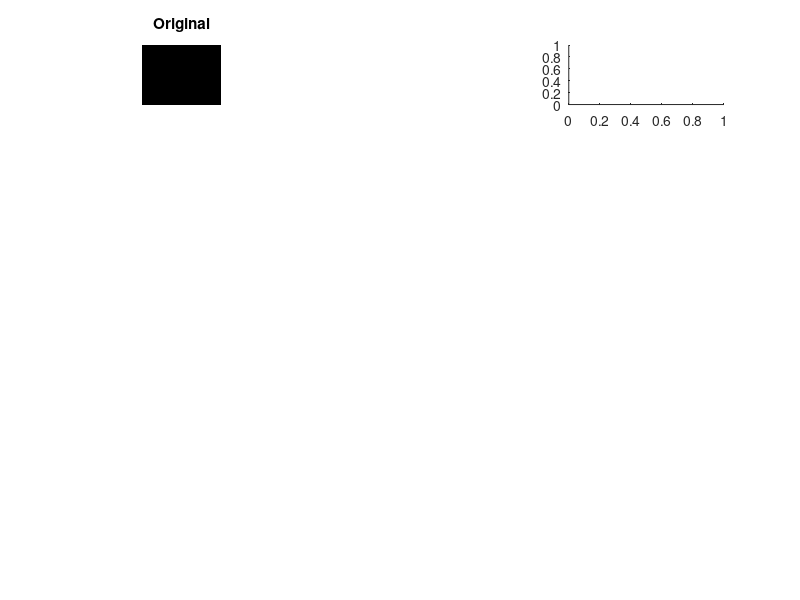

The MATLAB source for this figure: (Note: this script raises an error after producing the figure.)
clear all 
close all

grayImage = 255 * ones(240, 320, 'uint8');
grayImage = mat2gray(grayImage);
grayImage4 = grayImage;


[rows, columns, numberOfColorBands] = size(grayImage);
circleCenterX = 160; 
circleCenterY =  120; % square area 0f 500*500 
circleRadius = 80;    % big circle radius 
circleImage = false(rows, columns); 
[x, y] = meshgrid(1:columns, 1:rows); 
circleImage((x - circleCenterX).^2 + (y - circleCenterY).^2 <= circleRadius.^2) = true; 
% Display it in the upper right plot. 
for i = 1 : 240
    for j = 1 : 320
        if circleImage(i,j) == false
            grayImage4(i,j,:)=0.7;
        else
            grayImage4(i,j) = 0.4;
        end
    end
end

%generate the three types of noise in the requirements
gausNoise = imnoise(grayImage4,'gaussian',0,0.01)
snpNoise = imnoise(grayImage4,'salt & pepper', 0.02);
uniNoise = (grayImage4 + rand(size(grayImage4)))/2;


gausRemoved = wiener2(gausNoise,[8 8]);
%h = ones(5,5) / 25;
%J = filter2(fspecial('average',6),gausNoise);
%L = (K + J)/2;
%H = imfilter(L,h);
%gausRemoved = medfilt2(L);
%gausRemoved = conv2(double(H), ones(3)/9, 'same');

%M = uniNoise - rand(size(uniNoise));
%N = (medfilt2(uniNoise)+M);
O = wiener2(uniNoise,[8 8]);
%P = imgaussfilt(uniNoise)
uniRemoved=double(O);
S=size(uniRemoved);
Mask=7;
for i=1:S(1)
    j=1;
    while(j<S(2)-Mask)
        T(1:Mask)=uniRemoved(i,j:j+(Mask-1));
        Data=harmmean(T);
        uniRemoved(i,j+1)=Data;
        j=j+1;
    end
end

snpRemoved = medfilt2(snpNoise);

figure,subplot(5,3,1),imshow(grayImage4);
title('Original');
axis image;
axis off;
subplot(5,3,3),histogram(grayImage4);
title('Original Histogram');
subplot(5,3,4),imshow(gausNoise);
title('Gaussian Noise');
subplot(5,3,5),imshow(uniNoise);
title('Uniform Noise');
subplot(5,3,6),imshow(snpNoise);
title('Salt and Pepper Noise');

subplot(5,3,7),histogram(gausNoise);
title('Gaussian Histogram');
subplot(5,3,8),histogram(uniNoise);
title('Uniform Histogram');
subplot(5,3,9),histogram(snpNoise);
title('Salt-Pepper Histogram');

subplot(5,3,10),imshow(gausRemoved);
title('Gaussian Removed');
subplot(5,3,11),imshow(uniRemoved);
title('Uniform Removed');
subplot(5,3,12),imshow(snpRemoved);
title('Salt-Pepper Removed');

subplot(5,3,13),histogram(gausRemoved);
title('Gaussian Removed Histogram');
subplot(5,3,14),histogram(uniRemoved);
title('Uniform Removed Histogram');
subplot(5,3,15),histogram(snpRemoved);
title('Salt-Pepper Removed Histogram');
